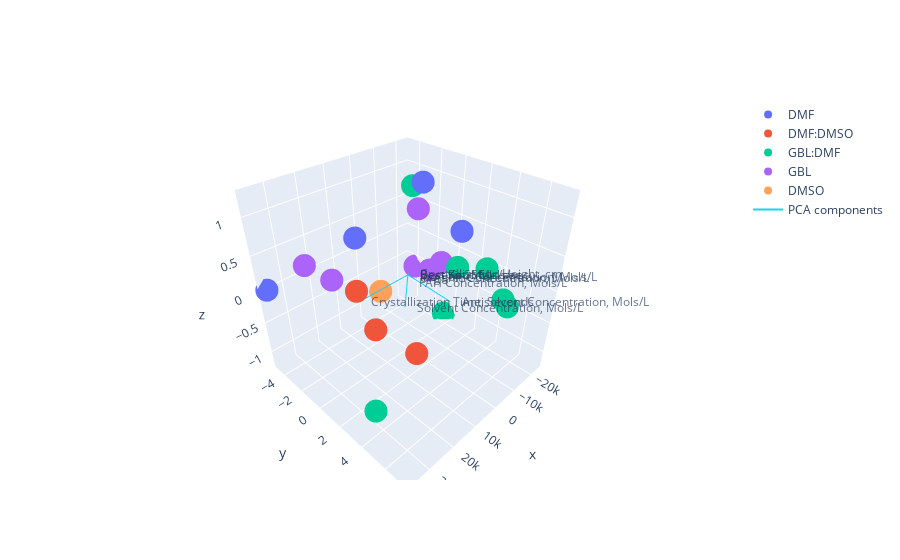

The code cell stored with this chart in its notebook:
### Code cell
traces = []
for solvent in solvents:
    solvent_df = crystal_data[crystal_data['Solvent']==solvent]
    marker_text = [f"Solvent: {row['Solvent']} Amine: {row['Amine']}" for idx, row in solvent_df.iterrows()]
    trace = go.Scatter3d(x=solvent_df['PCA3D_X'], y=solvent_df['PCA3D_Y'], z=solvent_df['PCA3D_Z'], mode='markers',text=marker_text, name=solvent)
    traces.append(trace)
PCA3D(loadings3d, features3d, traces)

### Figure 1 — Plotly figure (JSON) as saved in the notebook; plotly's stock layout.template omitted (floating-point values rounded to 4 significant figures)
{"data": [{"mode": "markers", "name": "DMF", "text": ["Solvent: DMF Amine: 2Pyrrolidin1ium1ylethylammoniumiodide", "Solvent: DMF Amine: MeNH3I", "Solvent: DMF Amine: NNDimethylethane12diammoniumiodide", "Solvent: DMF Amine: Benzenediaminedihydroiodide"], "type": "scatter3d", "x": [-19410.0, 36460.0, -3870.0, 10170.0], "y": [1.035, -4.796, 0.4067, -2.62], "z": [0.4203, 0.0205, 1.243, 0.5006]}, {"mode": "markers", "name": "DMF:DMSO", "text": ["Solvent: DMF:DMSO Amine: 2Pyrrolidin1ium1ylethylammoniumiodide", "Solvent: DMF:DMSO Amine: NNDimethylethane12diammoniumiodide", "Solvent: DMF:DMSO Amine: Benzenediaminedihydroiodide"], "type": "scatter3d", "x": [19050.0, 21390.0, 17910.0], "y": [1.083, 0.1119, 4.278], "z": [-0.3274, 0.1934, -0.3212]}, {"mode": "markers", "name": "GBL:DMF", "text": ["Solvent: GBL:DMF Amine: 2Pyrrolidin1ium1ylethylammoniumiodide", "Solvent: GBL:DMF Amine: AcNH3I", "Solvent: GBL:DMF Amine: MeNH3I", "Solvent: GBL:DMF Amine: Propane13diammoniumIodide", "Solvent: GBL:DMF Amine: NNDimethylethane12diammoniumiodide", "Solvent: GBL:DMF Amine: NNDiethylpropane13diammoniumiodide", "Solvent: GBL:DMF Amine: Benzenediaminedihydroiodide"], "type": "scatter3d", "x": [-23110.0, -12210.0, 34840.0, -7171.0, -16170.0, -764.8, -22530.0], "y": [-4.222, 2.014, 4.567, 4.918, 5.171, 7.319, -0.6574], "z": [0.6999, 0.07845, -0.6722, 0.4151, -0.1952, 0.2647, -1.203]}, {"mode": "markers", "name": "GBL", "text": ["Solvent: GBL Amine: CyclohexylmethylammoniumIodide", "Solvent: GBL Amine: AcNH3I", "Solvent: GBL Amine: EtNH3I", "Solvent: GBL Amine: MeNH3I", "Solvent: GBL Amine: PhEtNH3I", "Solvent: GBL Amine: NNDiethylpropane13diammoniumiodide"], "type": "scatter3d", "x": [-23610.0, -21930.0, 23970.0, -8494.0, 16590.0, -21210.0], "y": [-4.005, -1.013, -4.312, -0.8269, -3.712, -2.013], "z": [-0.65, -0.2881, 0.1945, 0.765, -0.1118, -0.4971]}, {"mode": "markers", "name": "DMSO", "text": ["Solvent: DMSO Amine: NNDimethylethane12diammoniumiodide"], "type": "scatter3d", "x": [149.2], "y": [-2.729], "z": [-0.5291]}, {"mode": "lines", "name": "PCA components", "type": "scatter3d", "x": [0, -3.781e-09, 0, 3.189e-09, 0, -0.000148, 0, 20120.0, 0, 0.2195, 0, 3.732, 0, -1.509, 0, -0.3492, 0, -0.08347, 0, -0.1212], "y": [0, 5.439e-08, 0, 2.517e-08, 0, -0.0002828, 0, -0.0006891, 0, 0.03362, 0, 3.593, 0, -0.2788, 0, -0.06165, 0, -0.007453, 0, -0.01179], "z": [0, 2.296e-08, 0, 3.395e-08, 0, 0.0003175, 0, -3.592e-05, 0, 0.0224, 0, -0.04555, 0, -0.556, 0, -0.1168, 0, -0.02373, 0, -0.04782]}], "layout": {"scene": {"annotations": [{"opacity": 0.7, "showarrow": false, "text": "Best Kin, Mols/sec", "x": -3.781e-09, "xanchor": "left", "xshift": 10, "y": 5.439e-08, "z": 2.296e-08}, {"opacity": 0.7, "showarrow": false, "text": "Best Kout, Mols/sec", "x": 3.189e-09, "xanchor": "left", "xshift": 10, "y": 2.517e-08, "z": 3.395e-08}, {"opacity": 0.7, "showarrow": false, "text": "Best Fit SSE", "x": -0.000148, "xanchor": "left", "xshift": 10, "y": -0.0002828, "z": 0.0003175}, {"opacity": 0.7, "showarrow": false, "text": "Crystallization Time, Seconds", "x": 20120.0, "xanchor": "left", "xshift": 10, "y": -0.0006891, "z": -3.592e-05}, {"opacity": 0.7, "showarrow": false, "text": "Crystallization Height, cm", "x": 0.2195, "xanchor": "left", "xshift": 10, "y": 0.03362, "z": 0.0224}, {"opacity": 0.7, "showarrow": false, "text": "Antisolvent Concentration, Mols/L", "x": 3.732, "xanchor": "left", "xshift": 10, "y": 3.593, "z": -0.04555}, {"opacity": 0.7, "showarrow": false, "text": "Solvent Concentration, Mols/L", "x": -1.509, "xanchor": "left", "xshift": 10, "y": -0.2788, "z": -0.556}, {"opacity": 0.7, "showarrow": false, "text": "FAH Concentration, Mols/L", "x": -0.3492, "xanchor": "left", "xshift": 10, "y": -0.06165, "z": -0.1168}, {"opacity": 0.7, "showarrow": false, "text": "Inorganic Concentration, Mols/L", "x": -0.08347, "xanchor": "left", "xshift": 10, "y": -0.007453, "z": -0.02373}, {"opacity": 0.7, "showarrow": false, "text": "Organic Concentration, Mols/L", "x": -0.1212, "xanchor": "left", "xshift": 10, "y": -0.01179, "z": -0.04782}]}}}
